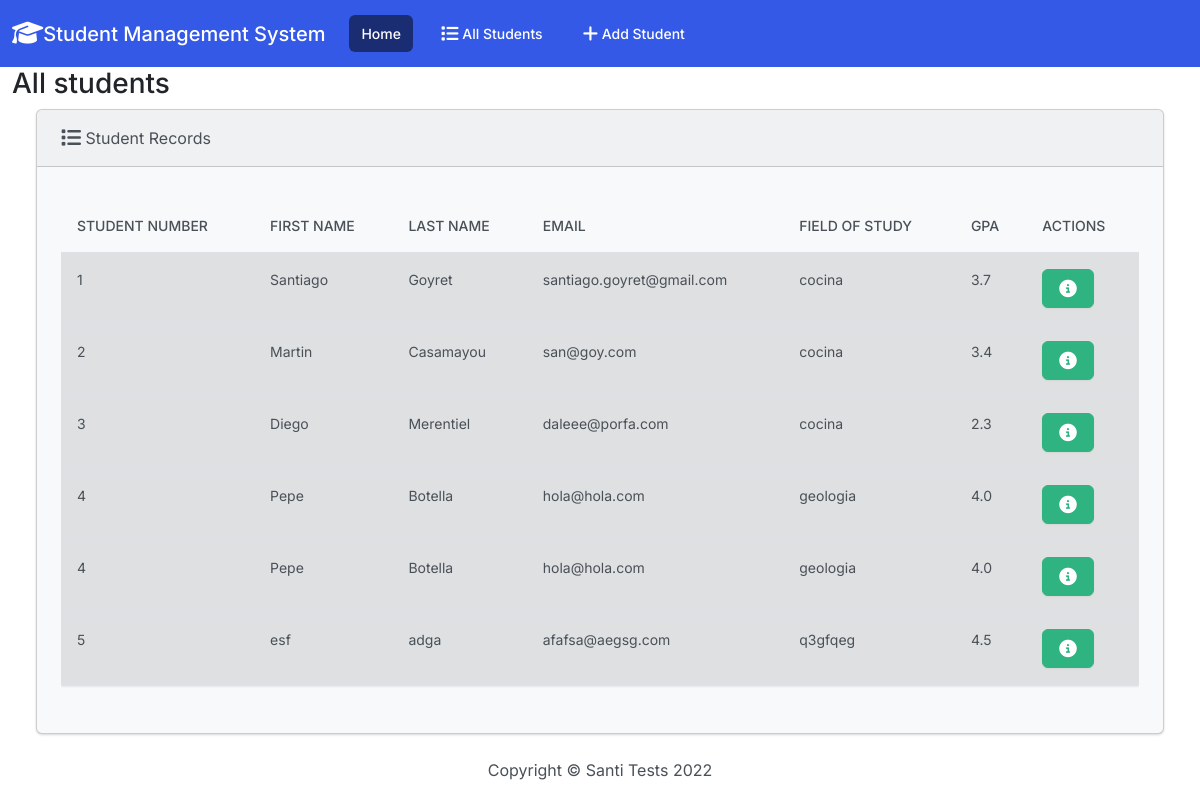
The page / on the database its author committed.
### students/models.py (models this page shows, shortened)
class Student(models.Model):
    student_number = models.PositiveIntegerField()
    first_name = models.CharField(max_length=50)
    last_name = models.CharField(max_length=50)
    email = models.EmailField(max_length=100)
    field_of_study = models.CharField(max_length=50)
    gpa = models.FloatField()

### students/views.py (the view)
# urls.py: path('', views.index, name='index'),
def index(request):
    return render(request, 'students/index.html', {
      'students': Student.objects.all()
      })

### students/templates/students/index.html (shortened to what this page needs)
{% extends "students/base.html" %}
{% block body %}
<h3 class"m-4">All students</h3>
<div class="row">
    <div class="col-12">
        {% if students %}
            <div class="card bg-light ms-4 me-4 mb-4">
                <div class="card-header">
                    <i class="fa-solid fa-list fa-lg"></i> Student Records
                </div>
                <div class="card-body">
                    <p class="card-text">
                        <div class="table-responsive">
                            <table class="table table-hover">
                                <thead>
                                    <tr>
                                    <th scope="col">Student Number</th>
                                    <th scope="col">First Name</th>
                                    <th scope="col">Last Name</th>
                                    <th scope="col">Email</th>
                                    <th scope="col">Field of Study</th>
                                    <th scope="col">GPA</th>
                                    <th scope="col">Actions</th>
                                    </tr>
                                </thead>
                                <tbody>
                                    {% for student in students %}
                                        <tr class="table-active">
                                            <td>{{ student.student_number }}</td>
                                            <td>{{ student.first_name }}</td>
                                            <td>{{ student.last_name }}</td>
                                            <td>{{ student.email }}</td>
                                            <td>{{ student.field_of_study }}</td>
                                            <td>{{ student.gpa}}</td>
                                            <td>
                                            <button type="button" class="btn btn-success me-1" href="{% url 'view_student' student.id %}" data-bs-toggle="modal" data-bs-target="#myModal{{student.id}}">
                                            </button>
                                            </td>
                                        </tr>
                                    {% endfor %}
                                </tbody>
                            </table>
                        </div>
                    </p>
                </div>
            </div>
        {% else %}
            <h5 class="alert alert-primary ms-4 me-4">No Student Records</h5>
        {% endif %}
    </div>
</div>
{% endblock %}

### students/templates/students/base.html (shortened to what this page needs)
{% load static %}
<!DOCTYPE html>
<html lang="en">
  <head>
    <link rel="stylesheet" href="https://cdnjs.cloudflare.com/ajax/libs/font-awesome/6.2.0/css/all.min.css"/>
    <link href="{% static 'css/bootstrap.min.css' %}" rel="stylesheet">
    <body class="d-flex flex-column min-vh-100">
        <nav class="navbar navbar-expand-lg navbar-dark bg-primary">
            <div class="container-fluid">
              <a class="navbar-brand" href="{% url 'index' %}">
                <i class="fa-solid fa-graduation-cap fa-lg"></i>Student Management System
              </a>
              <div class="collapse navbar-collapse" id="navbarColor01">
                <ul class="navbar-nav me-auto">
                  <li class="nav-item">
                    <a class="nav-link active" href="{% url 'index' %}">Home
                    </a>
                  </li>
                  <li class="nav-item">
                    <a class="nav-link" href="{% url 'index' %}">
                         All Students
                    </a>
                  </li>
                  <li class="nav-item">
                    <a class="nav-link" href="{% url 'add' %}">
                         Add Student
                    </a>
                  </li>
                </ul>
              </div>
            </div>
        </nav>
        <div class="container-fluid">
          {% block body %}
          {% endblock body %}
        </div>
        <footer class="mt-auto mb-4">
            <div class="text-center">
                <span>
                    Copyright &copy; <scriptdocument.write(new Date().getFullYear())</script> Santi Tests 2022
                </span>
            </div>
    </body>
  </head>
</html>

### rows shown on the page
Student: student_number "1", first_name "Santiago", last_name "Goyret", email "santiago.goyret@gmail.com", field_of_study "cocina", gpa "3.7"
Student: student_number "2", first_name "Martin", last_name "Casamayou", email "san@goy.com", field_of_study "cocina", gpa "3.4"
Student: student_number "3", first_name "Diego", last_name "Merentiel", email "daleee@porfa.com", field_of_study "cocina", gpa "2.3"
Student: student_number "4", first_name "Pepe", last_name "Botella", email "hola@hola.com", field_of_study "geologia", gpa "4.0"
Student: student_number "4", first_name "Pepe", last_name "Botella", email "hola@hola.com", field_of_study "geologia", gpa "4.0"
Student: student_number "5", first_name "esf", last_name "adga", email "afafsa@aegsg.com", field_of_study "q3gfqeg", gpa "4.5"
